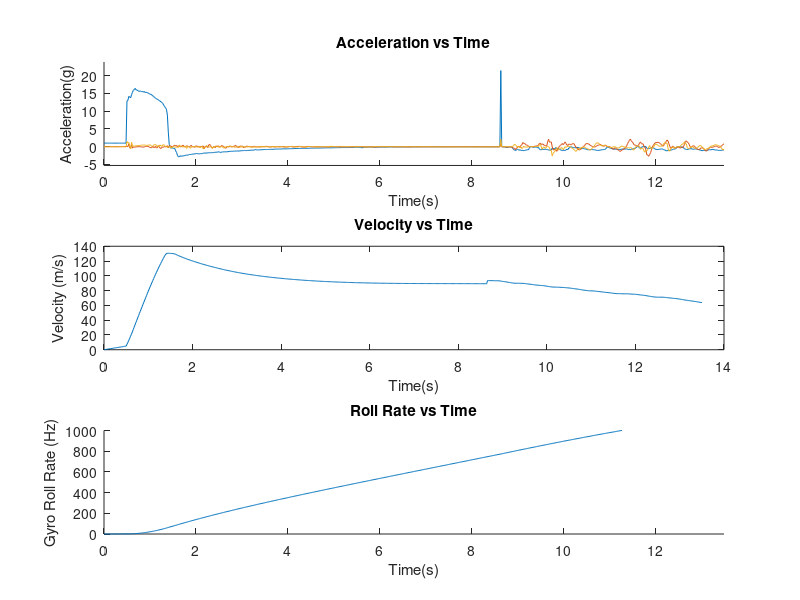

Reproduce this figure in MATLAB.
clear
%Create variables. This is just so that the if statements work later.
Launch_2_1 = 0;
Launch_2_2 = 0;
Launch_2_3 = 0;
Launch_2_4 = 0;
Launch_2_5 = 0;
%load data. Just change the number of the launch in both lines below
load('Launch_2_4.txt')
launch=Launch_2_4;

%make column vectors out of the table of data
x_accel=launch(:,1);
y_accel=launch(:,2);
z_accel=launch(:,3);
x_roll=launch(:,4);
y_roll=launch(:,5);
z_roll=launch(:,6);
x_mag=launch(:,7);
y_mag=launch(:,8);
z_mag=launch(:,9);


%create time vector. Assume logger writes at 50 hz. 
[length,width]=size(x_accel);
i= 1:1:length;
time = i*.02;

%find the launch window. Each launch has various accelerations before
%ignition which means there needs to be a different threshold in order to
%actually detect it. Also, launches 4 and 5 used a different set of
%electronics which use different units. These if statements also adjust for
%the magnitude of the frequencies on the spectrogram.
launchframe=1;

if (launch == Launch_2_1) | (launch == Launch_2_2)
    while z_accel(launchframe)<40
    launchframe=launchframe+1;
    end
    z_roll = -1*z_roll/(2*pi);
    x_roll = -1*x_roll/(2*pi);
    y_roll = -1*y_roll/(2*pi);
    minThresh = 0;
    pos = 'last';
    powerCutoff = 3;
elseif (launch == Launch_2_4)
    while z_accel(launchframe)<120
    launchframe=launchframe+1;
    end
    z_roll = -1*z_roll/360;
    x_roll = -1*x_roll/360;
    y_roll = -1*y_roll/360;
    minThresh = -30;
    pos = 'first';
    powerCutoff = .005;
elseif (launch == Launch_2_5)
    while z_accel(launchframe)<40
    launchframe=launchframe+1;
    end
    z_roll = -1*z_roll/360;
    x_roll = -1*x_roll/360;
    y_roll = -1*y_roll/360;
    minThresh = -37;
    pos = 'last';
    powerCutoff = .0025;
else
    minThresh = 0;
    justwork = 'Didnt work'
    pos = 'last';
end
%launch window start is 0.5 s before launch frame and 13 s after. Find it
%by frame and correlate to time
logstart = launchframe -.5/.02;
logstop = launchframe + 13/.02;
launchstart = time(logstart);
launchstop = time(logstop);

%variables for the spectrogram controls
frequencyLimits = [0 25]; % Hz
leakage = 0.8;
timeResolution = 0.75; % seconds
overlapPercent = 99;
reassignFlag = true;

% Index into signal time region of interest
x_mag_ROI = x_mag(:);
timeValues = time;
minIdx = timeValues >= launchstart;
maxIdx = timeValues <= launchstop;

%Trim time frame and convert to proper units
x_mag_ROI = x_mag_ROI(minIdx&maxIdx);
timeValues = timeValues(minIdx&maxIdx);

z_accel_processed = z_accel(minIdx&maxIdx)/9.8;
x_accel_processed = x_accel(minIdx&maxIdx)/9.8;
y_accel_processed = y_accel(minIdx&maxIdx)/9.8;

z_roll_processed = z_roll(minIdx&maxIdx);
x_roll_processed = x_roll(minIdx&maxIdx);
y_roll_processed = y_roll(minIdx&maxIdx);

timeValues = timeValues - launchstart;

% Compute spectral estimate
%Plot the x magnetometer and spectrogram on the same plot
%figure('Name', 'X Magnetometer Spectrogram','NumberTitle','off')
%ax1 = subplot(2,1,1);
%plot(timeValues, x_mag_ROI)
%scale axis
%axis([0 launchstop-launchstart (min(x_mag_ROI)-.1*(max(x_mag_ROI)-min(x_mag_ROI))) (max(x_mag_ROI)+.1*(max(x_mag_ROI)-min(x_mag_ROI)))])
%xlabel('Time(s)')

%ax2 = subplot(2,1,2);
%pspectrum(x_mag_ROI,timeValues, ...
%    'spectrogram', ...
%    'FrequencyLimits',frequencyLimits, ...
%    'Leakage',leakage, ...
%    'TimeResolution',timeResolution, ...
%    'OverlapPercent',overlapPercent, ...
%    'MinThreshold',minThresh, ...
%    'Reassign',reassignFlag);
%[P, F, T] = pspectrum(x_mag_ROI,timeValues, ...
%    'spectrogram', ...
%    'FrequencyLimits',frequencyLimits, ...
%    'Leakage',leakage, ...
%    'TimeResolution',timeResolution, ...
%    'OverlapPercent',overlapPercent, ...
%    'MinThreshold',minThresh, ...
%    'Reassign',reassignFlag);

figure('Name', 'Acceleration and Roll','NumberTitle','off')

%Plot Acceleration
ax1 = subplot(3,1,1);
hold on
plot(timeValues,z_accel_processed)
plot(timeValues,y_accel_processed)
plot(timeValues,x_accel_processed)
axis([0 launchstop-launchstart (min(z_accel_processed)-.1*(max(z_accel_processed)-min(z_accel_processed))) (max(z_accel_processed)+.1*(max(z_accel_processed)-min(z_accel_processed)))])
xlabel('Time(s)')
ylabel('Acceleration(g)')
title('Acceleration vs Time')

ax2 = subplot(3,1,2);
[length,width]=size(z_accel_processed);
velocity = zeros(length,1);
velocity(1) = 0;
for i = 2:length
    velocity(i) = z_accel_processed(i-1)*9.8 * .02 + velocity(i-1);
end
[length,width]=size(velocity);
height = zeros(length,1);
height(1) = 0;
for i = 2:length
    height(i) = velocity(i-1) * .02 + height(i-1);
end

plot(timeValues,velocity)
xlabel('Time(s)')
ylabel('Velocity (m/s)')
title('Velocity vs Time')

%Plot Roll
ax3 = subplot(3,1,3);
hold on
plot(timeValues,height)

axis([0 launchstop-launchstart 0 1000])
xlabel('Time(s)')
ylabel('Gyro Roll Rate (Hz)')
title('Roll Rate vs Time')



fileID = fopen('Launch_Time_Height_Velocity_4.txt', 'w')
fprintf(fileID,'%6s %12s\r\n','t','v','h');
for i = 1: length
   fprintf(fileID, '%6.2f %12.8f\r\n', timeValues, velocity, height);
end
fclose(fileID)

%signalAnalyzer

